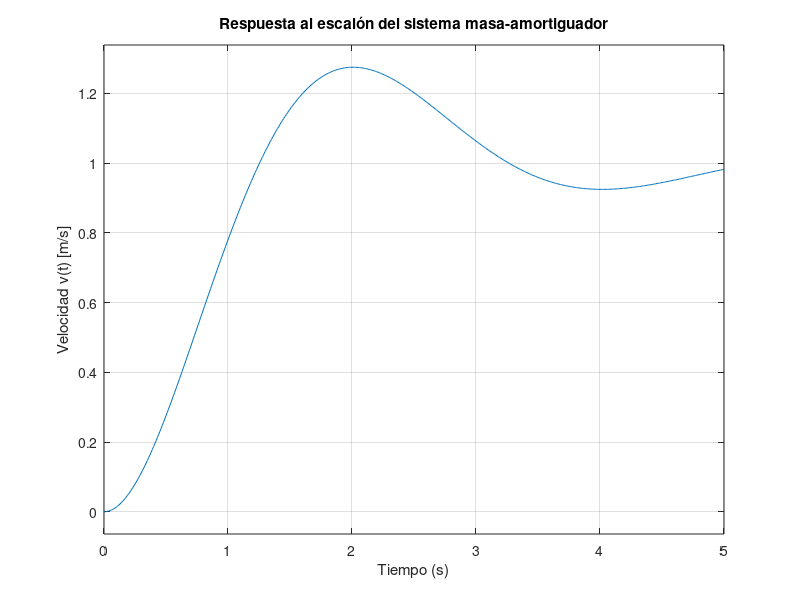
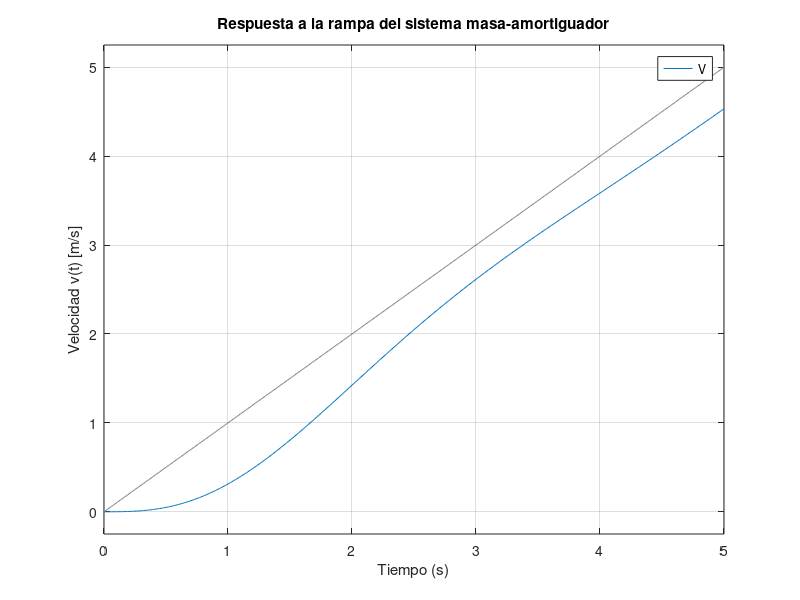

Write MATLAB code to recreate these figures, in order.
% Parámetros del sistema
m = 0.35; % kg (masa)
b = 0.45;   % Ns/m (coeficiente de amortiguación)

% Crear función de transferencia V(s)/F(s) = 1/(m*s + b)
num = 1;
den = [m b 1];
V = tf(num, den);

% Mostrar la función de transferencia
disp('Función de transferencia V(s):');
V

% Tiempo de simulación
t = 0:0.01:5;

% Entrada: escalón unitario (step force)
figure;
step(V, t);
title('Respuesta al escalón del sistema masa-amortiguador');
xlabel('Tiempo (s)');
ylabel('Velocidad v(t) [m/s]');
grid on;

% Entrada: rampa unitaria (fuerza gradual)
rampa = t; % Define la señal de rampa
figure;
lsim(V, rampa, t);  % simula respuesta a rampa
title('Respuesta a la rampa del sistema masa-amortiguador');
xlabel('Tiempo (s)');
ylabel('Velocidad v(t) [m/s]');
grid on;
